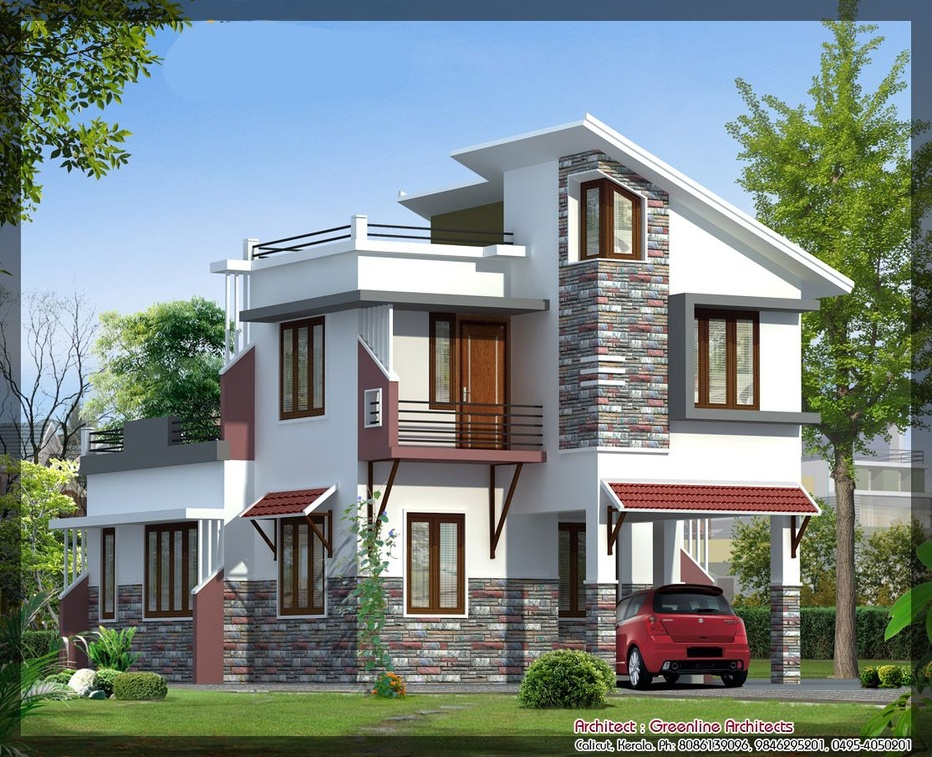
//> input picture ImageProcessing2/ImageProcessing2/images/color_model.jpg, 932 x 757 px, shrunk from 1115 x 905 before the run
$ ./RGB2CMYK   (built with g++ and OpenCV 4)
//> lines starting //> are read from the running program, lines starting //| are printed output that depends on the picture
#include <opencv2/opencv.hpp>

using namespace cv;
using namespace std;

int main(void)
{
	Mat BGR_img = imread("images/color_model.jpg", IMREAD_COLOR);
//> BGR_img is the input picture: 757 rows x 932 cols, CV_8UC3; mean B, G, R 132.6, 135.1, 123.1
	CV_Assert(BGR_img.data);

	Scalar white(255, 255, 255);
	Mat CMY_img = white - BGR_img;
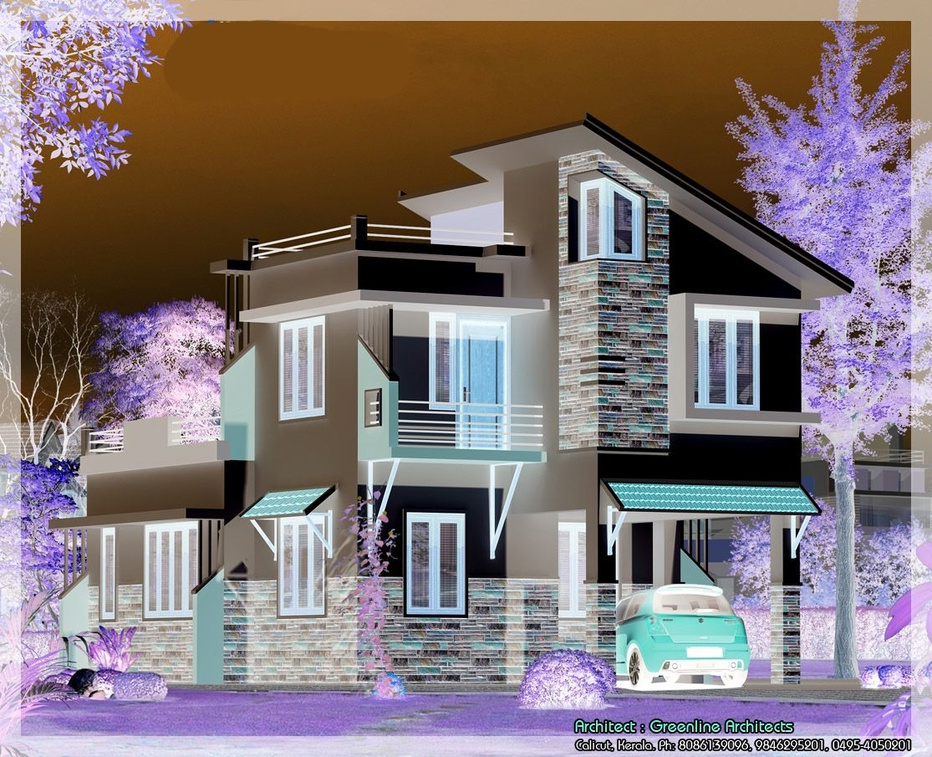
//> CMY_img: 757 rows x 932 cols, CV_8UC3; mean B, G, R 122.4, 119.9, 131.9
	Mat CMY_arr[3];
	split(CMY_img, CMY_arr);
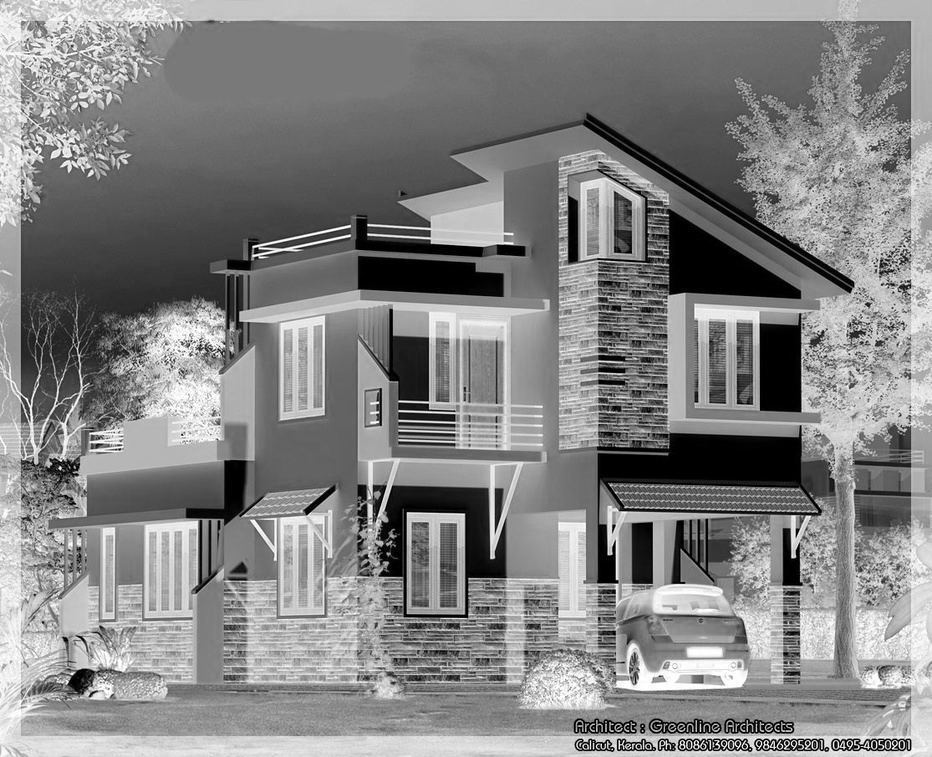
//> CMY_arr[2]: 757 rows x 932 cols, CV_8UC1; min 0, max 255, mean 131.9

	Mat black;
	min(CMY_arr[0], CMY_arr[1], black);
	min(black, CMY_arr[2], black);

	CMY_arr[0] = CMY_arr[0] - black;
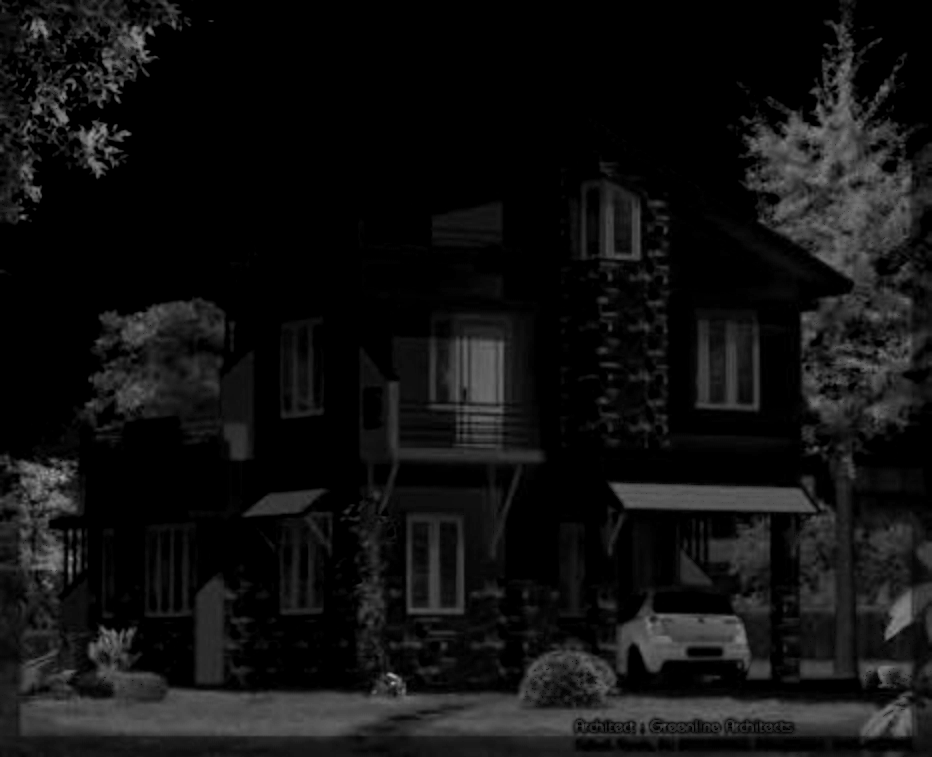
//> CMY_arr[0]: 757 rows x 932 cols, CV_8UC1; min 0, max 166, mean 17.7
	CMY_arr[1] = CMY_arr[1] - black;
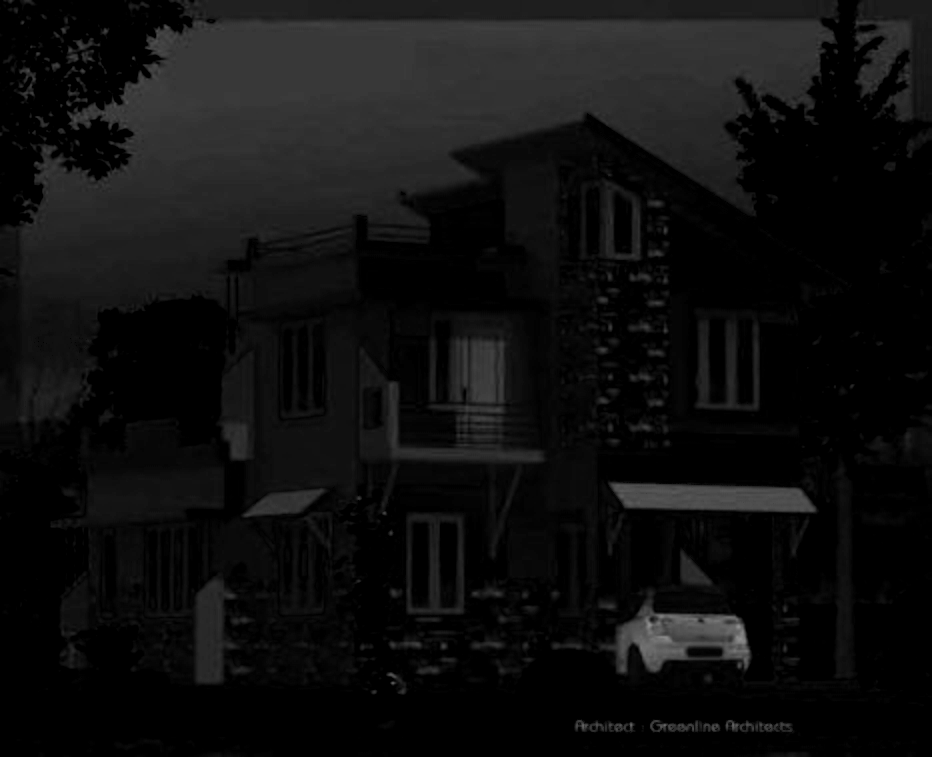
//> CMY_arr[1]: 757 rows x 932 cols, CV_8UC1; min 0, max 145, mean 15.1
	CMY_arr[2] = CMY_arr[2] - black;
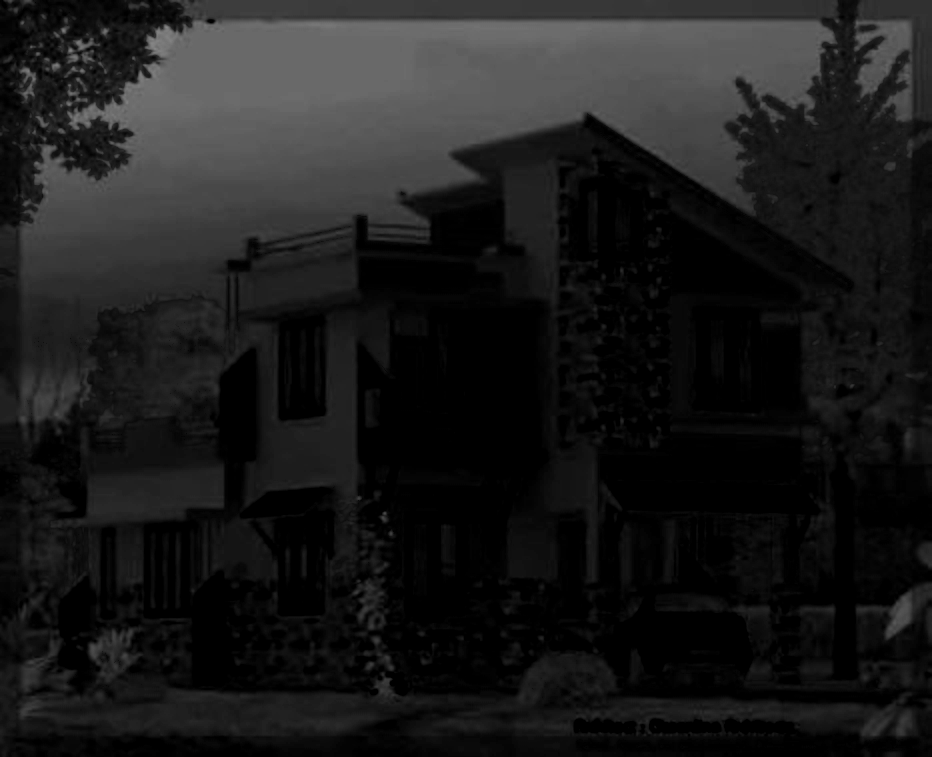
//> CMY_arr[2]: 757 rows x 932 cols, CV_8UC1; min 0, max 135, mean 27.1

	imshow("black",black);
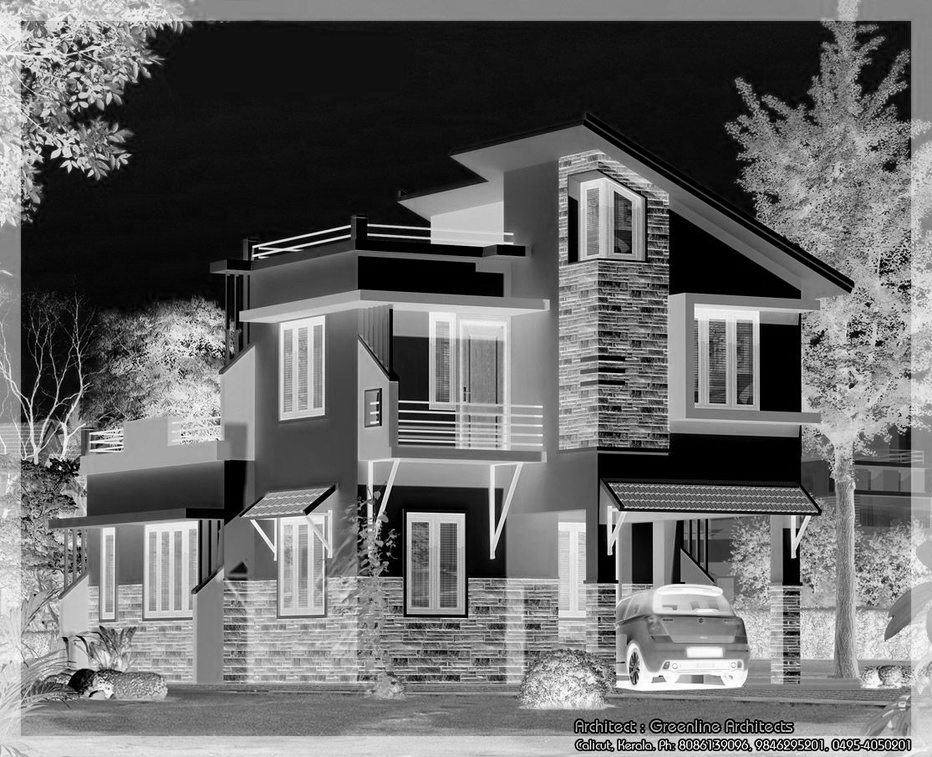
//> window 'black': 757 rows x 932 cols, CV_8UC1; min 0, max 255, mean 104.8
	//imshow("CMY_img", CMY_img);
	imshow("Yellow", CMY_arr[0]);
	imshow("Margenta", CMY_arr[1]);
	imshow("Cyan", CMY_arr[2]);
	waitKey();

	return 0;
}
